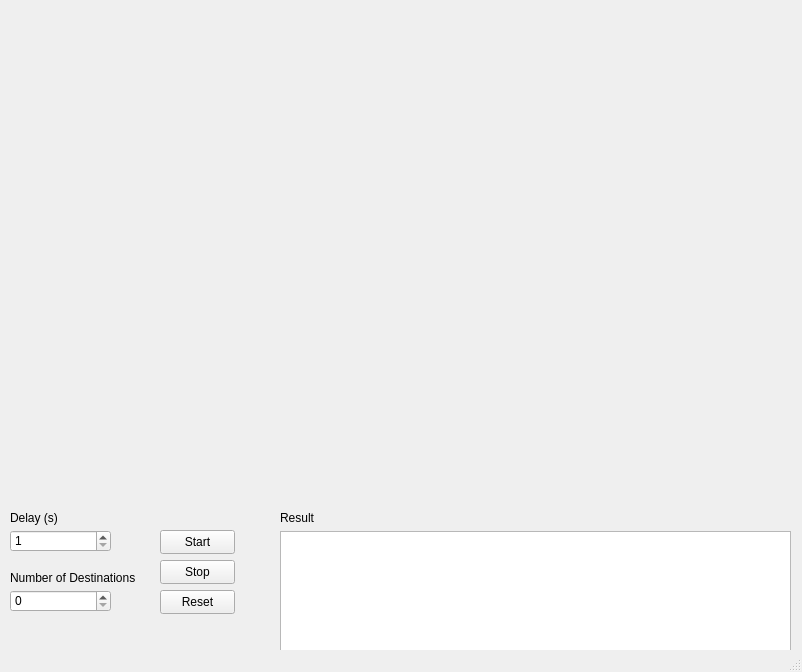
<?xml version="1.0" encoding="UTF-8"?>
<ui version="4.0">
 <class>MainWindow</class>
 <widget class="QMainWindow" name="MainWindow">
  <property name="geometry">
   <rect>
    <x>0</x>
    <y>0</y>
    <width>802</width>
    <height>672</height>
   </rect>
  </property>
  <property name="windowTitle">
   <string>TSP with Simulated Annealing</string>
  </property>
  <widget class="QWidget" name="centralwidget">
   <widget class="QLabel" name="label">
    <property name="geometry">
     <rect>
      <x>10</x>
      <y>510</y>
      <width>49</width>
      <height>16</height>
     </rect>
    </property>
    <property name="text">
     <string>Delay (s)</string>
    </property>
   </widget>
   <widget class="QSpinBox" name="sbDelayTime">
    <property name="geometry">
     <rect>
      <x>10</x>
      <y>530</y>
      <width>101</width>
      <height>22</height>
     </rect>
    </property>
    <property name="minimum">
     <number>1</number>
    </property>
    <property name="maximum">
     <number>10</number>
    </property>
   </widget>
   <widget class="QLabel" name="label_2">
    <property name="geometry">
     <rect>
      <x>10</x>
      <y>570</y>
      <width>131</width>
      <height>16</height>
     </rect>
    </property>
    <property name="text">
     <string>Number of Destinations</string>
    </property>
   </widget>
   <widget class="QSpinBox" name="sbNumberDestinations">
    <property name="geometry">
     <rect>
      <x>10</x>
      <y>590</y>
      <width>101</width>
      <height>22</height>
     </rect>
    </property>
   </widget>
   <widget class="QPushButton" name="btStart">
    <property name="geometry">
     <rect>
      <x>160</x>
      <y>530</y>
      <width>75</width>
      <height>24</height>
     </rect>
    </property>
    <property name="text">
     <string>Start</string>
    </property>
   </widget>
   <widget class="QPushButton" name="btStop">
    <property name="geometry">
     <rect>
      <x>160</x>
      <y>560</y>
      <width>75</width>
      <height>24</height>
     </rect>
    </property>
    <property name="text">
     <string>Stop</string>
    </property>
   </widget>
   <widget class="QPushButton" name="btReset">
    <property name="geometry">
     <rect>
      <x>160</x>
      <y>590</y>
      <width>75</width>
      <height>24</height>
     </rect>
    </property>
    <property name="text">
     <string>Reset</string>
    </property>
   </widget>
   <widget class="QTextBrowser" name="tbResult">
    <property name="geometry">
     <rect>
      <x>280</x>
      <y>531</y>
      <width>511</width>
      <height>181</height>
     </rect>
    </property>
   </widget>
   <widget class="QLabel" name="label_3">
    <property name="geometry">
     <rect>
      <x>280</x>
      <y>510</y>
      <width>49</width>
      <height>16</height>
     </rect>
    </property>
    <property name="text">
     <string>Result</string>
    </property>
   </widget>
   <widget class="MplWidget" name="canvaWidget" native="true">
    <property name="geometry">
     <rect>
      <x>10</x>
      <y>10</y>
      <width>781</width>
      <height>491</height>
     </rect>
    </property>
   </widget>
  </widget>
  <widget class="QMenuBar" name="menubar">
   <property name="geometry">
    <rect>
     <x>0</x>
     <y>0</y>
     <width>802</width>
     <height>22</height>
    </rect>
   </property>
  </widget>
  <widget class="QStatusBar" name="statusbar"/>
 </widget>
 <customwidgets>
  <customwidget>
   <class>MplWidget</class>
   <extends>QWidget</extends>
   <header>mplwidget.h</header>
   <container>1</container>
  </customwidget>
 </customwidgets>
 <resources/>
 <connections/>
</ui>
